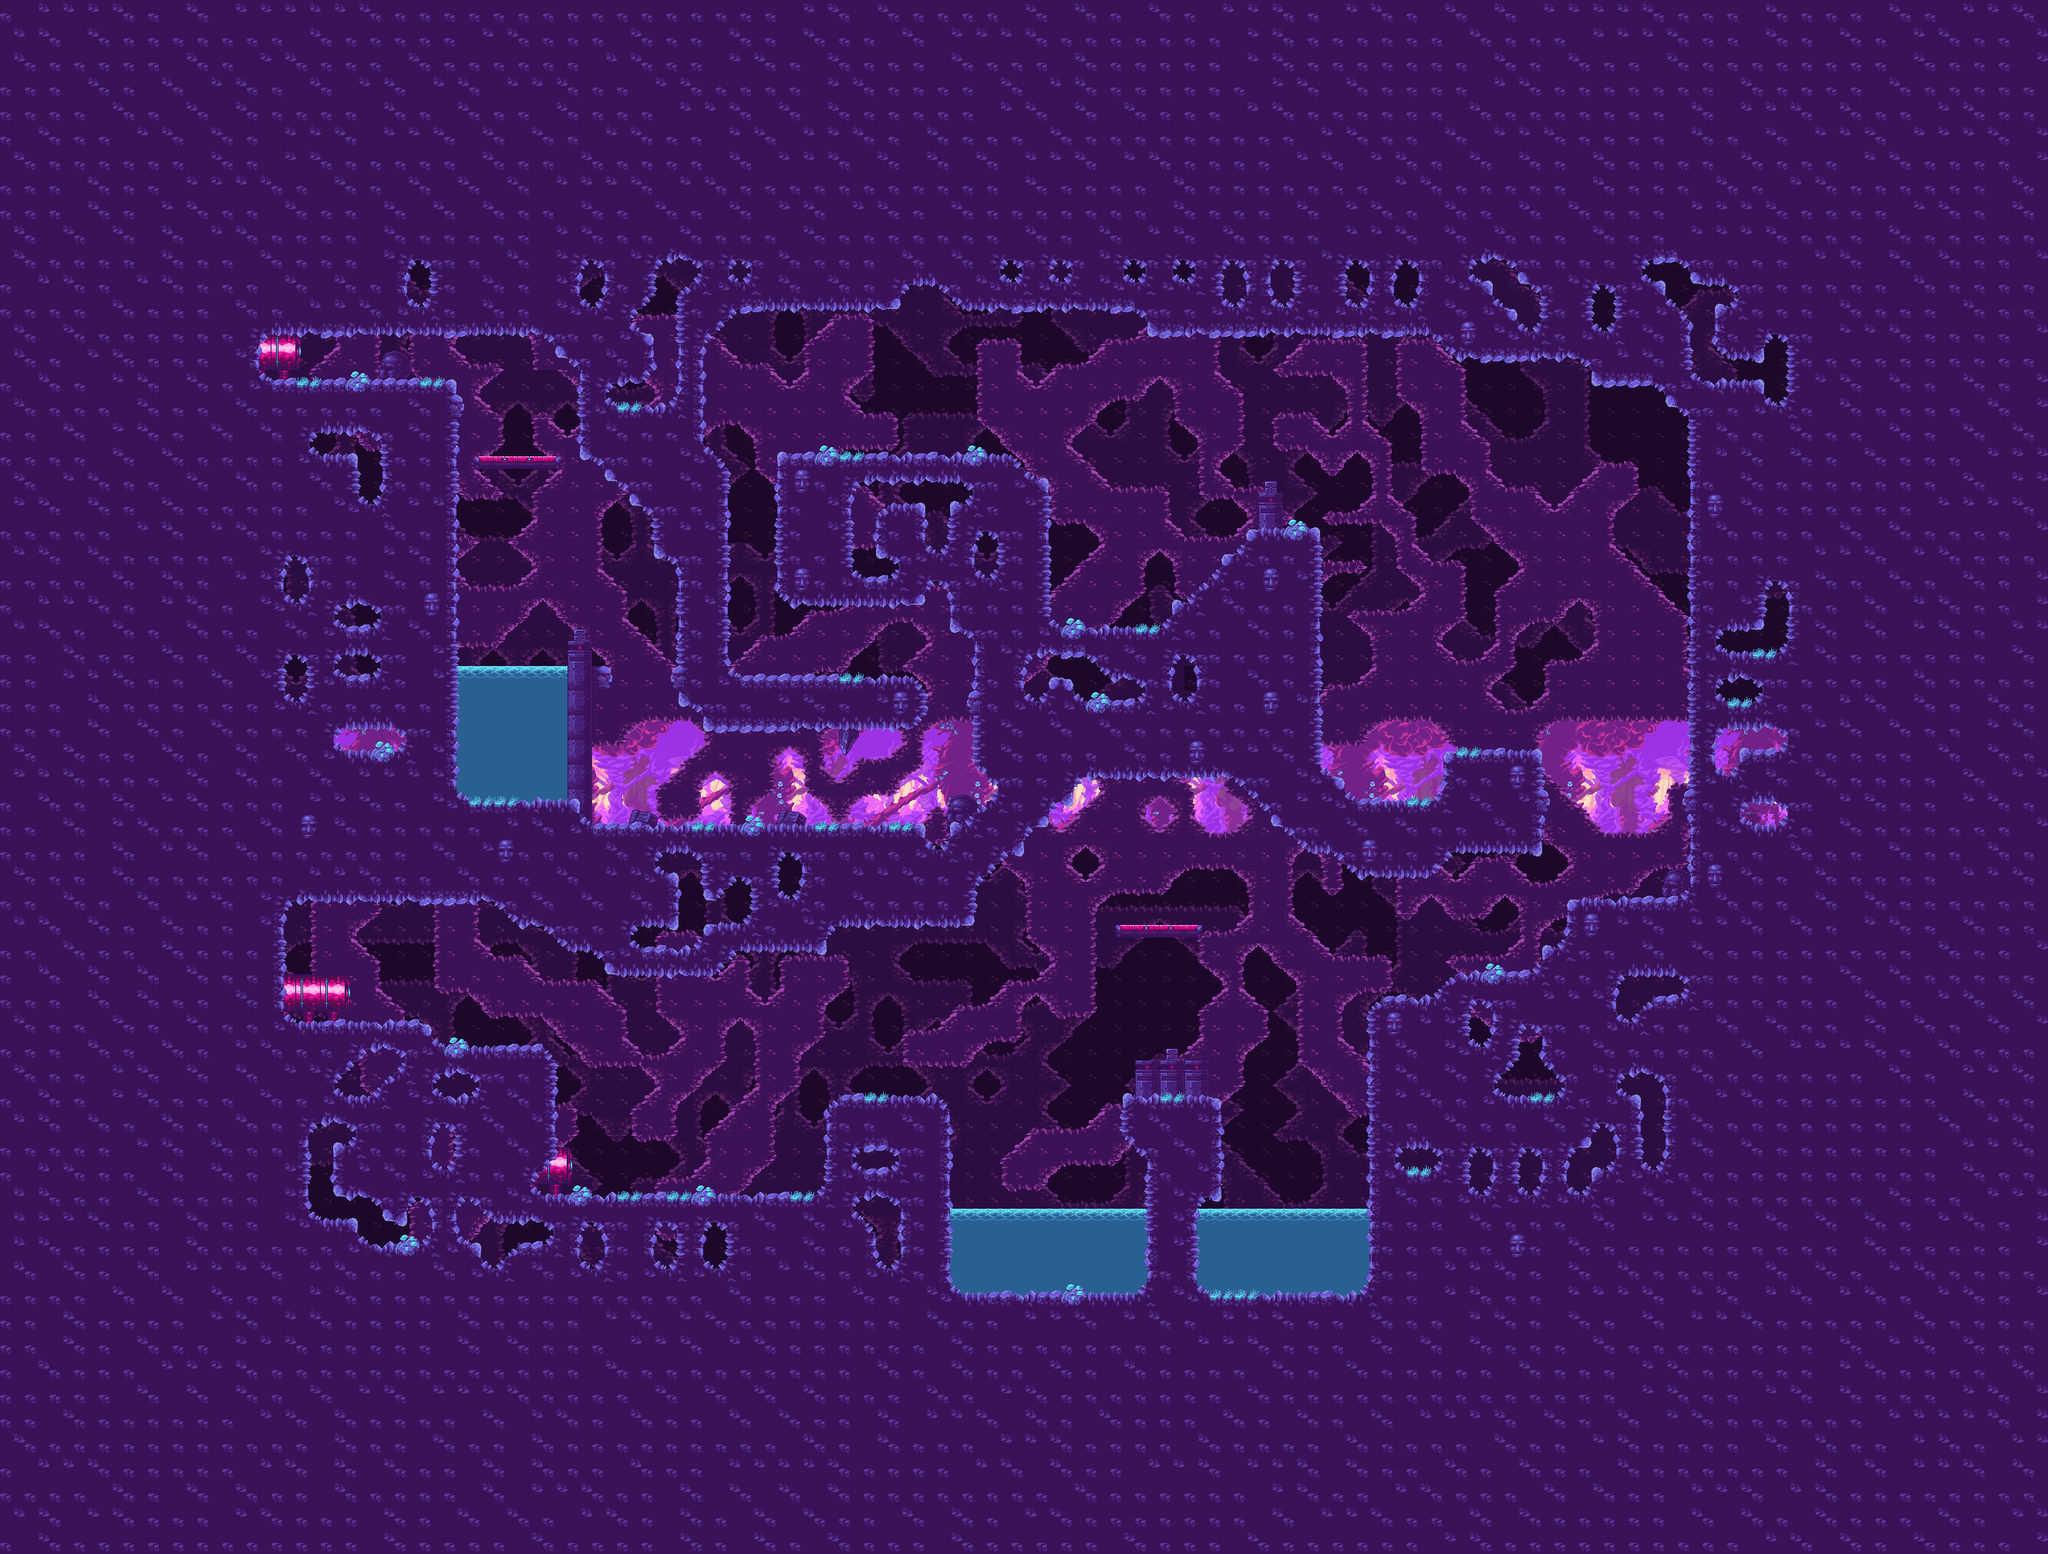

This game map was drawn from its Tiled (.tmx) file and the tilesets committed beside it. A one-line description and the trimmed map source follow:
An orthogonal 83x63 tile map with 32x32 px tiles, 10 tile layers (Trees3, Trees2, Trees1, Background3, ...), 5 tilesets and 74 objects.

<map version="1.0" orientation="orthogonal" renderorder="right-down" width="83" height="63" tilewidth="32" tileheight="32" nextobjectid="226">
 <tileset firstgid="1" name="warped_caves_spritesheet32x32" tilewidth="32" tileheight="32" spacing="1" margin="1" tilecount="180" columns="18">
  <image source="warped_caves_spritesheet32x32.png" width="595" height="331" />
  <terraintypes>
   <terrain name="Ground" tile="37" />
   <terrain name="Water1" tile="129" />
   <terrain name="Water2" tile="147" />
  </terraintypes>
  <tile id="18" terrain=",,,0" />
  <tile id="19" terrain=",,0,0" />
  <tile id="20" terrain=",,0," />
  <tile id="36" terrain=",0,,0" />
  <tile id="37" terrain="0,0,0,0" />
  <tile id="38" terrain="0,,0," />
  <tile id="40" terrain=",,0,0" />
  <tile id="54" terrain=",0,," />
  <tile id="55" terrain="0,0,," />
  <tile id="56" terrain="0,,," />
  <tile id="72" terrain=",,,0" />
  <tile id="73" terrain=",,0,0" />
  <tile id="74" terrain=",,0," />
  <tile id="86" terrain=",,,0" />
  <tile id="87" terrain=",,0,0" />
  <tile id="88" terrain=",,0," />
  <tile id="90" terrain=",0,,0" />
  <tile id="91" terrain="0,0,0,0" />
  <tile id="92" terrain="0,,0," />
  <tile id="104" terrain=",0,,0" />
  <tile id="105" terrain="0,0,0,0" />
  <tile id="106" terrain="0,,0," />
  <tile id="108" terrain=",0,," />
  <tile id="109" terrain="0,0,," />
  <tile id="110" terrain="0,,," />
  <tile id="122" terrain=",0,," />
  <tile id="123" terrain="0,0,," />
  <tile id="124" terrain="0,,," />
  <tile id="129" terrain="1,1,1,1" />
  <tile id="130" terrain=",,0,0" />
  <tile id="134" terrain="0,0,0," />
  <tile id="135" terrain="0,0,," />
  <tile id="136" terrain="0,0,,0" />
  <tile id="140" terrain="0,0,0," />
  <tile id="141" terrain="0,0,," />
  <tile id="142" terrain="0,0,,0" />
  <tile id="147" terrain="2,2,2,2" />
  <tile id="152" terrain="0,,0," />
  <tile id="154" terrain=",0,,0" />
  <tile id="158" terrain="0,,0," />
  <tile id="160" terrain=",0,,0" />
  <tile id="170" terrain="0,,0,0" />
  <tile id="171" terrain=",,0,0" />
  <tile id="172" terrain=",0,0,0" />
  <tile id="176" terrain="0,,0,0" />
  <tile id="177" terrain=",,0,0" />
  <tile id="178" terrain=",0,0,0" />
 </tileset>
 <tileset firstgid="181" name="background2" tilewidth="32" tileheight="32" spacing="1" margin="1" tilecount="42" columns="7">
  <image source="background2.png" width="249" height="218" />
  <terraintypes>
   <terrain name="Rock" tile="31" />
  </terraintypes>
  <tile id="4" terrain="0,0,0," />
  <tile id="5" terrain="0,0,," />
  <tile id="6" terrain="0,0,,0" />
  <tile id="11" terrain="0,,0," />
  <tile id="13" terrain=",0,,0" />
  <tile id="18" terrain="0,,0,0" />
  <tile id="19" terrain=",,0,0" />
  <tile id="20" terrain=",0,0,0" />
  <tile id="23" terrain=",,,0" />
  <tile id="24" terrain=",,0,0" />
  <tile id="25" terrain=",,0," />
  <tile id="30" terrain=",0,,0" />
  <tile id="31" terrain="0,0,0,0" />
  <tile id="32" terrain="0,,0," />
  <tile id="37" terrain=",0,," />
  <tile id="38" terrain="0,0,," />
  <tile id="39" terrain="0,,," />
 </tileset>
 <tileset firstgid="223" name="background" tilewidth="32" tileheight="32" spacing="1" margin="1" tilecount="35" columns="7">
  <image source="background.png" width="240" height="176" />
 </tileset>
 <tileset firstgid="258" name="middleground-no-fungus" tilewidth="32" tileheight="32" spacing="1" margin="1" tilecount="40" columns="8">
  <image source="middleground-no-fungus.png" width="272" height="176" />
 </tileset>
 <tileset firstgid="298" name="middleground" tilewidth="32" tileheight="32" spacing="1" margin="1" tilecount="40" columns="8">
  <image source="middleground.png" width="272" height="176" />
 </tileset>
 <layer name="Trees3" width="83" height="63">
  <properties>
   <property name="parallax" type="float" value="0.2" />
  </properties>
  <data>[5229 cells, 315 non-empty, 35 distinct tile ids]</data>
 </layer>
 <layer name="Trees2" width="83" height="63" opacity="0.81">
  <properties>
   <property name="parallax" type="float" value="0.3" />
  </properties>
  <data>[5229 cells, 315 non-empty, 40 distinct tile ids]</data>
 </layer>
 <layer name="Trees1" width="83" height="63">
  <properties>
   <property name="parallax" type="float" value="0.5" />
  </properties>
  <data>[5229 cells, 315 non-empty, 40 distinct tile ids]</data>
 </layer>
 <layer name="Background3" width="83" height="63" opacity="0.5">
  <properties>
   <property name="parallax" type="float" value="0.3" />
  </properties>
  <data>[5229 cells, 2394 non-empty, 1 distinct tile ids]</data>
 </layer>
 <layer name="Background2" width="83" height="63" opacity="0.5">
  <properties>
   <property name="parallax" type="float" value="0.4" />
  </properties>
  <data>[5229 cells, 2106 non-empty, 17 distinct tile ids]</data>
 </layer>
 <layer name="Background" width="83" height="63">
  <data>[5229 cells, 1348 non-empty, 17 distinct tile ids]</data>
 </layer>
 <layer name="Props" width="83" height="63">
  <data>[5229 cells, 35 non-empty, 18 distinct tile ids]</data>
 </layer>
 <layer name="Water" width="83" height="63">
  <data>[5229 cells, 120 non-empty, 2 distinct tile ids]</data>
 </layer>
 <layer name="Platforms" width="83" height="63">
  <data>[5229 cells, 43 non-empty, 10 distinct tile ids]</data>
 </layer>
 <layer name="Ground" width="83" height="63">
  <data>[5229 cells, 4167 non-empty, 49 distinct tile ids]</data>
 </layer>
 <objectgroup color="#00aa00" name="Colliders" visible="0">
  <object id="126" x="630.94" y="592.926" width="86.955" height="14.7273" />
  <object id="127" x="319.5" y="500.502">
   <polyline points="0,0 269.212,-0.666667 268.667,543.333 298.667,548 422,548 448.667,578.667 862.667,580 894.667,607.333 978.667,538 979.333,518.667 954,484 952,329.333 922.667,297.333 919.333,259.333 896,241.333 878,248 866.667,272.667 706,272.667 696.667,260 698.667,108 712.667,96.6667 987.333,96 1030,134 1034,303.333 1059.33,322 1185.33,321.333 1208,298.667 1308.67,195.333 1376.67,195.333 1380.67,201.333 1382.67,487.333 1393.33,507.333 1416.67,518.667 1422.67,536.667 1440.67,544 1544,545.333 1559.33,526 1561.33,482 1675,482.333 1675.33,583.667 1659.67,598.333 1569.33,597.667 1549.67,608.333 1544.33,630.333 1448,629 1392,588.667 1376,588.667 1288,500.667 1079.33,500 1060,531.333 1049.33,533.333 941.333,642.333 937.667,694 768.667,692.667 751,701.667 744,724.667 632.333,727 616.333,756 485.333,757.667 453,728.333 413,721.333 385.292,690.333 350.292,689.667 313.833,658 61.8333,658 43.3333,687.167 45.3333,828 95.3333,834.667 222.667,834 243.333,853.542 261.5,863.833 376.333,864.5 393.5,875.625 393.167,1003.25 368.917,1019.83 367.417,1046 384.667,1056 736.667,1057.33 759,1027 760.333,929.167 906,929.833 906,1194 -4.66667,1196.67 -0.666667,-2" />
  </object>
  <object id="130" x="1490.17" y="1698.84">
   <polyline points="-0.25,11 1,-198.25 -28,-227.75 -28.25,-268 -18,-274 -17.875,-319.75 77.625,-319.5 77.375,-272.125 89.625,-258.375 90.25,-169.75 58.5,-139.5 58.25,2.5 -2,8.75" />
  </object>
  <object id="131" x="320.167" y="415.835">
   <polyline points="0.666667,9.66667 381.333,9 416,32 441.667,60.3333 441,155.667 527.333,241.333 535.333,294.333 569.667,316 570,479.667 611,519.333 862.5,522 876.75,510.375 877,481.75 862.5,468.5 615.5,467.5 614,189.5 583.5,164.5 584,21.5 619,-12.5 641.5,-28 1152,-27 1187,5 1528.5,4.5 1569.5,34.5 1728,37.5 1760.5,71 1859,74 1877.5,90.5 1875,758 1738.5,758 1720.5,771.5 1715,809.5 1689.5,825.167 1674.83,851.5 1565.48,855.729 1545.46,886.625 1466.44,887.854 1464.08,1282.42 2016,1280 2016,-96 0,-96 0,10.3333" />
  </object>
  </objectgroup>
 <objectgroup color="#aa0000" name="ColliderDmg">
  <!-- 4 objects omitted --></objectgroup>
 <objectgroup color="#0000ff" name="Nextlvl">
  <!-- 2 objects omitted --></objectgroup>
 <objectgroup color="#ff55ff" name="PlayerSpawn">
  <!-- 1 objects omitted --></objectgroup>
</map>
<!-- 70 of 74 objects omitted -->
